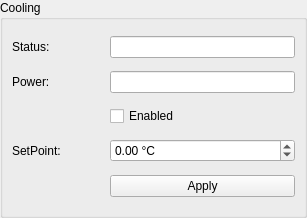
<?xml version="1.0" encoding="UTF-8"?>
<ui version="4.0">
 <class>CoolingWidget</class>
 <widget class="QWidget" name="CoolingWidget">
  <property name="geometry">
   <rect>
    <x>0</x>
    <y>0</y>
    <width>307</width>
    <height>218</height>
   </rect>
  </property>
  <property name="windowTitle">
   <string>Form</string>
  </property>
  <layout class="QVBoxLayout" name="verticalLayout">
   <property name="leftMargin">
    <number>0</number>
   </property>
   <property name="topMargin">
    <number>0</number>
   </property>
   <property name="rightMargin">
    <number>0</number>
   </property>
   <property name="bottomMargin">
    <number>0</number>
   </property>
   <item>
    <widget class="QGroupBox" name="groupBox_2">
     <property name="title">
      <string>Cooling</string>
     </property>
     <layout class="QGridLayout" name="gridLayout_2" columnstretch="1,2">
      <item row="0" column="1">
       <widget class="QLineEdit" name="labelStatus">
        <property name="alignment">
         <set>Qt::AlignCenter</set>
        </property>
        <property name="readOnly">
         <bool>true</bool>
        </property>
       </widget>
      </item>
      <item row="4" column="1">
       <widget class="QPushButton" name="buttonApply">
        <property name="text">
         <string>Apply</string>
        </property>
       </widget>
      </item>
      <item row="2" column="1">
       <widget class="QCheckBox" name="checkEnabled">
        <property name="text">
         <string>Enabled</string>
        </property>
       </widget>
      </item>
      <item row="0" column="0">
       <widget class="QLabel" name="label_9">
        <property name="text">
         <string>Status:</string>
        </property>
       </widget>
      </item>
      <item row="3" column="1">
       <widget class="QDoubleSpinBox" name="spinSetPoint">
        <property name="suffix">
         <string> °C</string>
        </property>
        <property name="minimum">
         <double>-50.000000000000000</double>
        </property>
        <property name="maximum">
         <double>50.000000000000000</double>
        </property>
       </widget>
      </item>
      <item row="3" column="0">
       <widget class="QLabel" name="label">
        <property name="text">
         <string>SetPoint:</string>
        </property>
       </widget>
      </item>
      <item row="1" column="1">
       <widget class="QLineEdit" name="labelPower">
        <property name="alignment">
         <set>Qt::AlignCenter</set>
        </property>
        <property name="readOnly">
         <bool>true</bool>
        </property>
       </widget>
      </item>
      <item row="1" column="0">
       <widget class="QLabel" name="label_10">
        <property name="text">
         <string>Power:</string>
        </property>
       </widget>
      </item>
     </layout>
    </widget>
   </item>
  </layout>
 </widget>
 <resources/>
 <connections/>
</ui>
